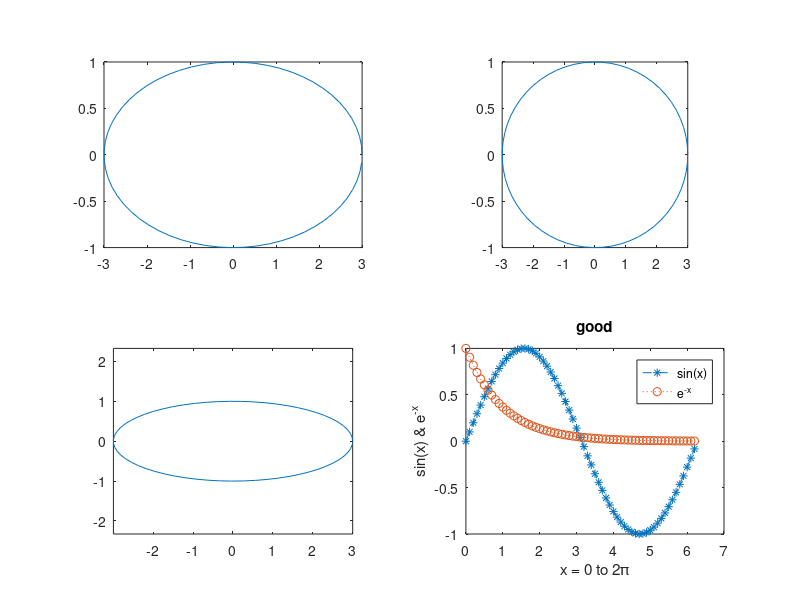

The MATLAB script that drew this image: (Note: this script raises an error after producing the figure.)
%% 123
x = linspace(0, 2*pi, 100);
y = sin(x);
plot(x, sin(x));
%% 123
%this is plot
x = linspace(0, 2*pi, 100);
plot(x, sin(x), 'ko', x, cos(x), 'b*--')
%% 123
%this is plot
x = linspace(0, 10, 100);
y = 10.^x;
loglog(x, y);
%% this is plot
x = linspace(0, 10, 100);
y = 10.^x;
semilogx(x, y);
%% this is plot
x = linspace(0, 10, 100);
y = 10.^x;
semilogy(x, y);
%% 123
x =0:0.1:4*pi;
y = sin(x);
plot(x, sin(x)+sin(3*x));
set(gca, 'ytick', [-1, -0.3, 0.1, 1]);
grid on;
%% 123
x =0:0.1:4*pi;
y = sin(x);
plot(x, sin(x)+sin(3*x));
set(gca, 'ytick', [-1, -0.3, 0.1, 1]);
set(gca, 'yticklabel', {'1', '2', '3', '4'})
grid on;
%% 123
x =0:0.1:4*pi;
subplot(221);   plot(x, sin(x));
subplot(2, 2, 2);   plot(x, cos(x));
subplot(2, 2, 3);   plot(x, sin(x).*exp(-x/5));
subplot(2, 2, 4);   plot(x, x.^2);
%% 123
t =0:0.1:2*pi;
x = 3*cos(t);   y = sin(t);
subplot(221);   plot(x, y); axis normal;
subplot(2, 2, 2);   plot(x, y); axis square;
subplot(2, 2, 3);   plot(x, y); axis equal;
subplot(2, 2, 4);   plot(x, y); axis equal tight;
%% 123
x = 0:0.1:2*pi; y1 = sin(x);    y2 = exp(-x);
plot(x, y1, '--*', x, y2, ':o');
xlabel('x = 0 to 2\pi'); ylabel('sin(x) & e^{-x}');
title('good');
legend('sin(x)', 'e^{-x}');
%% 123
x = linspace(0, 2*pi, 30);schemer_import
y =sin(x);
e = y * 0.2;
errorbar(x, y, e);
%% 123
x = randn(10000, 1);
hist(x, 25);
%% 123
fplot('sin(1/x)', [0.02 0.2]);
%% 123

t = [0 620 2266 3482]; T = [145 130 103 90];
p1 = polyfit(t, T, 1);

p2 = polyfit(t, log10(T), 1);

est1 = polyval(p1, t); err1 = (est1 - T).^2;
est2 = 10.^polyval(p2, t); err2 = (est2 - T).^2;
sum(err1)
sum(err2)
%% 123
x = [1:9];
y = [5, 6, 10, 20, 28, 33, 34, 36, 42];
xp = [1:0.01:9];
for k = 1:4
    coeff = polyfit(x, y, k);
    yp(k, :) = polyval(coeff, xp);
    J(k) = sum((polyval(coeff, x) - y) .^ 2);
end

subplot(221);   plot(xp, yp(1, :), x, y, 'o'); axis([0 10 0 50]);
subplot(222);   plot(xp, yp(2, :), x, y, 'o'); axis([0 10 0 50]);
subplot(223);   plot(xp, yp(3, :), x, y, 'o'); axis([0 10 0 50]);
subplot(224);   plot(xp, yp(4, :), x, y, 'o'); axis([0 10 0 50]);
disp(J);




























